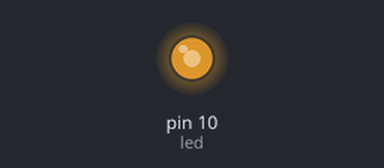
Bench run of a sketch on a simulated Arduino Uno, built with avr-gcc and run on an emulated ATmega328P. Parts: output pins drawn as LEDs (lit = HIGH).

Above: at 0.1 s.
Timing chart, 0 to 1.6 s (numbered marks = the images above):
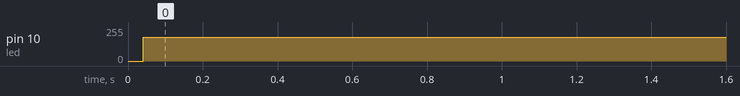

The sketch:

pwm.ino
```cpp
int led = 10;
void setup() {
  pinMode(led, OUTPUT);
}

void loop() {

  digitalWrite(led, HIGH);
  delayMicroseconds(350);
  digitalWrite(led, LOW);
  delayMicroseconds(150);
}
```

Measured:
- by itself, pin 10 (led): 0/255 → 177/255 at 0.04 s
